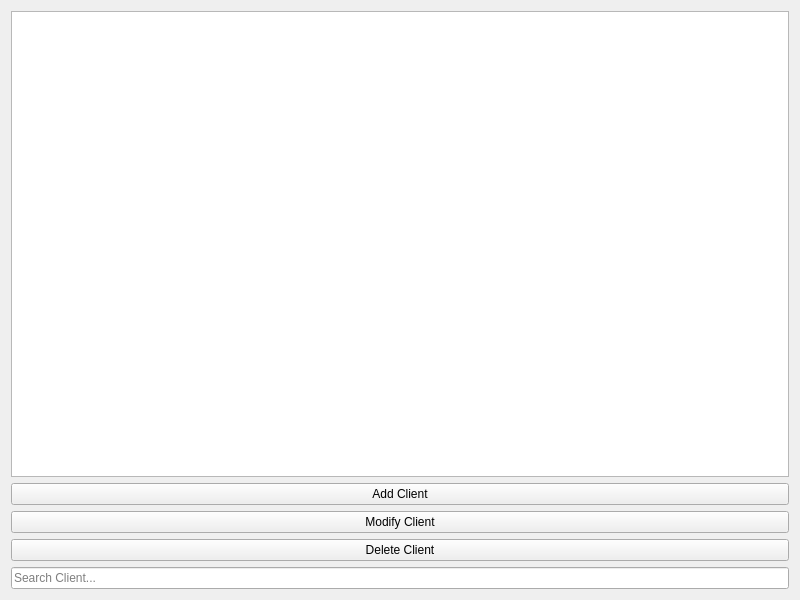
<?xml version="1.0" encoding="UTF-8"?>
<ui version="4.0">
 <class>ClientDialog</class>
 <widget class="QWidget" name="ClientDialog">
  <property name="geometry">
   <rect>
    <x>0</x>
    <y>0</y>
    <width>800</width>
    <height>600</height>
   </rect>
  </property>
  <property name="windowTitle">
   <string>Client Module</string>
  </property>
  <layout class="QVBoxLayout" name="verticalLayout">
   <item>
    <widget class="QTableView" name="clientTableView">
     <property name="sizePolicy">
      <sizepolicy hsizetype="Expanding" vsizetype="Expanding">
       <horstretch>0</horstretch>
       <verstretch>0</verstretch>
      </sizepolicy>
     </property>
    </widget>
   </item>
   <item>
    <widget class="QPushButton" name="addClientButton">
     <property name="text">
      <string>Add Client</string>
     </property>
    </widget>
   </item>
   <item>
    <widget class="QPushButton" name="modifyClientButton">
     <property name="text">
      <string>Modify Client</string>
     </property>
    </widget>
   </item>
   <item>
    <widget class="QPushButton" name="deleteClientButton">
     <property name="text">
      <string>Delete Client</string>
     </property>
    </widget>
   </item>
   <item>
    <widget class="QLineEdit" name="searchClientLineEdit">
     <property name="placeholderText">
      <string>Search Client...</string>
     </property>
    </widget>
   </item>
  </layout>
 </widget>
 <resources/>
 <connections/>
</ui>
